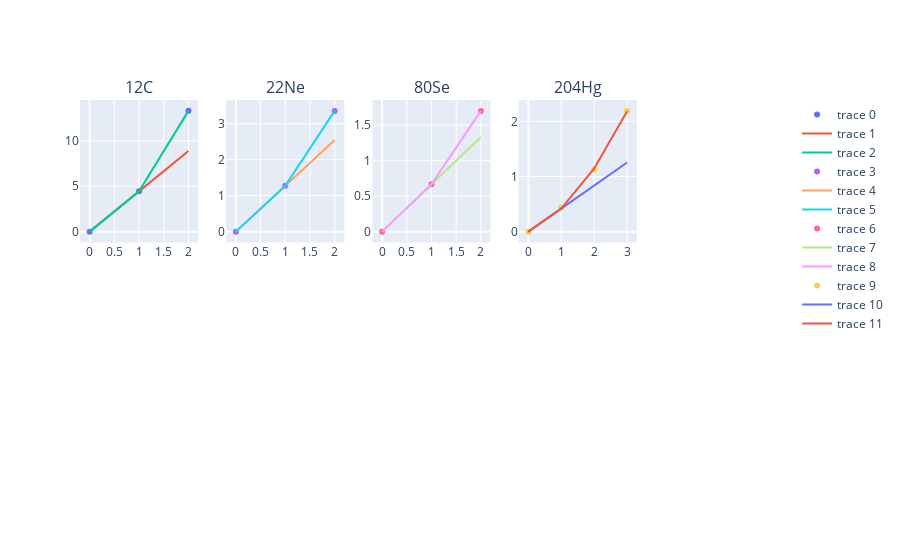

Here is the notebook cell this chart was saved with:
### Code cell
best_anharmonics = get_best_r2(residuals_df, 0.999)
best_anharmonics = best_anharmonics[best_anharmonics['anharmonicity'] > 0.5]


facet_col_wrap=4
group_names = list(best_anharmonics.groupby('name')['name'].head(1))
ngroups = len(group_names)
nrows = ngroups // facet_col_wrap + 1
ncols =  facet_col_wrap + 1

fig = make_subplots(rows=nrows, cols=ncols, subplot_titles=group_names)

for i in range(ngroups):
    row_idx = i // facet_col_wrap
    col_idx = i % facet_col_wrap
    print(row_idx, col_idx, group_names[i])

    group_name = group_names[i]
    nucleus = best_anharmonics[best_anharmonics['name'] == group_name]

    quanta = nucleus['quanta']
    energy = nucleus['energy']
    harmonic_energy = get_osc_energy(quanta, nucleus['energy_quantum'], 0)
    fit_energy = get_osc_energy(quanta, nucleus['energy_quantum'], nucleus['shift4'])

    scatter_energies = go.Scatter(x=quanta, y=energy, mode='markers')
    scatter_harmonics  = go.Scatter(x=quanta, y=harmonic_energy, mode='lines')
    scatter_fit = go.Scatter(x=quanta, y=fit_energy, mode='lines')
    fig.add_trace(scatter_energies, row=row_idx+1, col=col_idx+1)
    fig.add_trace(scatter_harmonics, row=row_idx+1, col=col_idx+1)
    fig.add_trace(scatter_fit, row=row_idx+1, col=col_idx+1)

fig.show()

### Figure 1 — Plotly figure (JSON) as saved in the notebook; plotly's stock layout.template omitted (floating-point values rounded to 4 significant figures)
{"data": [{"mode": "markers", "type": "scatter", "x": [0, 1, 2], "xaxis": "x", "y": [0, 4.44, 13.3], "yaxis": "y"}, {"mode": "lines", "type": "scatter", "x": [0, 1, 2], "xaxis": "x", "y": [0, 4.44, 8.88], "yaxis": "y"}, {"mode": "lines", "type": "scatter", "x": [0, 1, 2], "xaxis": "x", "y": [0, 4.44, 13.3], "yaxis": "y"}, {"mode": "markers", "type": "scatter", "x": [0, 1, 2], "xaxis": "x2", "y": [0, 1.275, 3.357], "yaxis": "y2"}, {"mode": "lines", "type": "scatter", "x": [0, 1, 2], "xaxis": "x2", "y": [0, 1.275, 2.549], "yaxis": "y2"}, {"mode": "lines", "type": "scatter", "x": [0, 1, 2], "xaxis": "x2", "y": [0, 1.275, 3.357], "yaxis": "y2"}, {"mode": "markers", "type": "scatter", "x": [0, 1, 2], "xaxis": "x3", "y": [0, 0.6663, 1.701], "yaxis": "y3"}, {"mode": "lines", "type": "scatter", "x": [0, 1, 2], "xaxis": "x3", "y": [0, 0.6663, 1.333], "yaxis": "y3"}, {"mode": "lines", "type": "scatter", "x": [0, 1, 2], "xaxis": "x3", "y": [0, 0.6663, 1.701], "yaxis": "y3"}, {"mode": "markers", "type": "scatter", "x": [0, 1, 2, 3], "xaxis": "x4", "y": [0, 0.4366, 1.128, 2.191], "yaxis": "y4"}, {"mode": "lines", "type": "scatter", "x": [0, 1, 2, 3], "xaxis": "x4", "y": [0, 0.4182, 0.8365, 1.255], "yaxis": "y4"}, {"mode": "lines", "type": "scatter", "x": [0, 1, 2, 3], "xaxis": "x4", "y": [0, 0.4182, 1.147, 2.185], "yaxis": "y4"}], "layout": {"annotations": [{"font": {"size": 16}, "showarrow": false, "text": "12C", "x": 0.084, "xanchor": "center", "xref": "paper", "y": 1, "yanchor": "bottom", "yref": "paper"}, {"font": {"size": 16}, "showarrow": false, "text": "22Ne", "x": 0.292, "xanchor": "center", "xref": "paper", "y": 1, "yanchor": "bottom", "yref": "paper"}, {"font": {"size": 16}, "showarrow": false, "text": "80Se", "x": 0.5, "xanchor": "center", "xref": "paper", "y": 1, "yanchor": "bottom", "yref": "paper"}, {"font": {"size": 16}, "showarrow": false, "text": "204Hg", "x": 0.708, "xanchor": "center", "xref": "paper", "y": 1, "yanchor": "bottom", "yref": "paper"}], "xaxis": {"anchor": "y", "domain": [0, 0.168]}, "xaxis10": {"anchor": "y10", "domain": [0.832, 1]}, "xaxis2": {"anchor": "y2", "domain": [0.208, 0.376]}, "xaxis3": {"anchor": "y3", "domain": [0.416, 0.584]}, "xaxis4": {"anchor": "y4", "domain": [0.624, 0.792]}, "xaxis5": {"anchor": "y5", "domain": [0.832, 1]}, "xaxis6": {"anchor": "y6", "domain": [0, 0.168]}, "xaxis7": {"anchor": "y7", "domain": [0.208, 0.376]}, "xaxis8": {"anchor": "y8", "domain": [0.416, 0.584]}, "xaxis9": {"anchor": "y9", "domain": [0.624, 0.792]}, "yaxis": {"anchor": "x", "domain": [0.625, 1]}, "yaxis10": {"anchor": "x10", "domain": [0, 0.375]}, "yaxis2": {"anchor": "x2", "domain": [0.625, 1]}, "yaxis3": {"anchor": "x3", "domain": [0.625, 1]}, "yaxis4": {"anchor": "x4", "domain": [0.625, 1]}, "yaxis5": {"anchor": "x5", "domain": [0.625, 1]}, "yaxis6": {"anchor": "x6", "domain": [0, 0.375]}, "yaxis7": {"anchor": "x7", "domain": [0, 0.375]}, "yaxis8": {"anchor": "x8", "domain": [0, 0.375]}, "yaxis9": {"anchor": "x9", "domain": [0, 0.375]}}}
